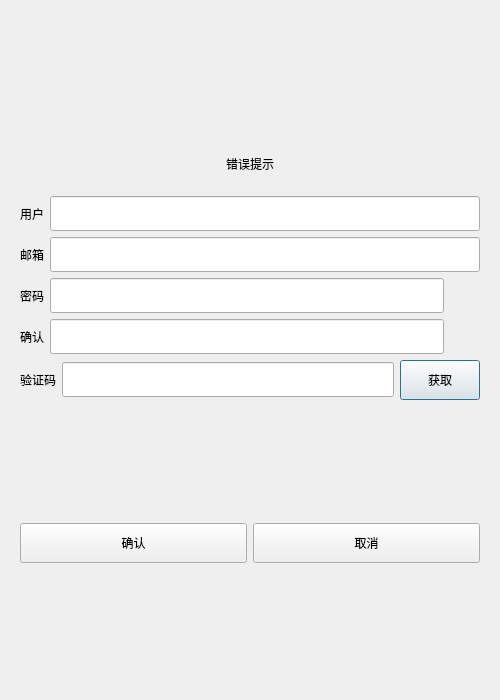
<?xml version="1.0" encoding="UTF-8"?>
<ui version="4.0">
 <class>RegisterDialog</class>
 <widget class="QDialog" name="RegisterDialog">
  <property name="geometry">
   <rect>
    <x>0</x>
    <y>0</y>
    <width>500</width>
    <height>700</height>
   </rect>
  </property>
  <property name="minimumSize">
   <size>
    <width>500</width>
    <height>700</height>
   </size>
  </property>
  <property name="maximumSize">
   <size>
    <width>500</width>
    <height>700</height>
   </size>
  </property>
  <property name="windowTitle">
   <string>Dialog</string>
  </property>
  <layout class="QVBoxLayout" name="verticalLayout_2">
   <item>
    <layout class="QVBoxLayout" name="verticalLayout">
     <item>
      <widget class="QStackedWidget" name="stackedWidget">
       <property name="currentIndex">
        <number>0</number>
       </property>
       <widget class="QWidget" name="page">
        <layout class="QVBoxLayout" name="verticalLayout_3">
         <item>
          <spacer name="verticalSpacer">
           <property name="orientation">
            <enum>Qt::Vertical</enum>
           </property>
           <property name="sizeHint" stdset="0">
            <size>
             <width>20</width>
             <height>40</height>
            </size>
           </property>
          </spacer>
         </item>
         <item>
          <widget class="QWidget" name="widget" native="true">
           <layout class="QVBoxLayout" name="verticalLayout_4">
            <item>
             <widget class="QLabel" name="err_tip">
              <property name="minimumSize">
               <size>
                <width>0</width>
                <height>35</height>
               </size>
              </property>
              <property name="maximumSize">
               <size>
                <width>16777215</width>
                <height>35</height>
               </size>
              </property>
              <property name="text">
               <string>错误提示</string>
              </property>
              <property name="alignment">
               <set>Qt::AlignCenter</set>
              </property>
             </widget>
            </item>
           </layout>
          </widget>
         </item>
         <item>
          <layout class="QHBoxLayout" name="horizontalLayout">
           <item>
            <widget class="QLabel" name="user_label">
             <property name="minimumSize">
              <size>
               <width>0</width>
               <height>35</height>
              </size>
             </property>
             <property name="maximumSize">
              <size>
               <width>16777215</width>
               <height>35</height>
              </size>
             </property>
             <property name="text">
              <string>用户</string>
             </property>
            </widget>
           </item>
           <item>
            <widget class="QLineEdit" name="user_edit">
             <property name="minimumSize">
              <size>
               <width>0</width>
               <height>35</height>
              </size>
             </property>
             <property name="maximumSize">
              <size>
               <width>16777215</width>
               <height>35</height>
              </size>
             </property>
            </widget>
           </item>
          </layout>
         </item>
         <item>
          <layout class="QHBoxLayout" name="horizontalLayout_3">
           <item>
            <widget class="QLabel" name="email_label">
             <property name="minimumSize">
              <size>
               <width>0</width>
               <height>35</height>
              </size>
             </property>
             <property name="maximumSize">
              <size>
               <width>16777215</width>
               <height>35</height>
              </size>
             </property>
             <property name="text">
              <string>邮箱</string>
             </property>
            </widget>
           </item>
           <item>
            <widget class="QLineEdit" name="email_edit">
             <property name="minimumSize">
              <size>
               <width>0</width>
               <height>35</height>
              </size>
             </property>
             <property name="maximumSize">
              <size>
               <width>16777215</width>
               <height>35</height>
              </size>
             </property>
            </widget>
           </item>
          </layout>
         </item>
         <item>
          <layout class="QHBoxLayout" name="horizontalLayout_4">
           <item>
            <widget class="QLabel" name="pass_label">
             <property name="minimumSize">
              <size>
               <width>0</width>
               <height>35</height>
              </size>
             </property>
             <property name="maximumSize">
              <size>
               <width>16777215</width>
               <height>35</height>
              </size>
             </property>
             <property name="text">
              <string>密码</string>
             </property>
            </widget>
           </item>
           <item>
            <widget class="QLineEdit" name="pass_edit">
             <property name="minimumSize">
              <size>
               <width>0</width>
               <height>35</height>
              </size>
             </property>
             <property name="maximumSize">
              <size>
               <width>16777215</width>
               <height>35</height>
              </size>
             </property>
            </widget>
           </item>
           <item>
            <widget class="ClickedLabel" name="pass_visible">
             <property name="minimumSize">
              <size>
               <width>30</width>
               <height>30</height>
              </size>
             </property>
             <property name="maximumSize">
              <size>
               <width>30</width>
               <height>30</height>
              </size>
             </property>
             <property name="text">
              <string/>
             </property>
            </widget>
           </item>
          </layout>
         </item>
         <item>
          <layout class="QHBoxLayout" name="horizontalLayout_5">
           <item>
            <widget class="QLabel" name="confirm_label">
             <property name="minimumSize">
              <size>
               <width>0</width>
               <height>35</height>
              </size>
             </property>
             <property name="maximumSize">
              <size>
               <width>16777215</width>
               <height>35</height>
              </size>
             </property>
             <property name="text">
              <string>确认</string>
             </property>
            </widget>
           </item>
           <item>
            <widget class="QLineEdit" name="confirm_edit">
             <property name="minimumSize">
              <size>
               <width>0</width>
               <height>35</height>
              </size>
             </property>
             <property name="maximumSize">
              <size>
               <width>16777215</width>
               <height>35</height>
              </size>
             </property>
            </widget>
           </item>
           <item>
            <widget class="ClickedLabel" name="confirm_visible">
             <property name="minimumSize">
              <size>
               <width>30</width>
               <height>30</height>
              </size>
             </property>
             <property name="maximumSize">
              <size>
               <width>30</width>
               <height>30</height>
              </size>
             </property>
             <property name="text">
              <string/>
             </property>
            </widget>
           </item>
          </layout>
         </item>
         <item>
          <layout class="QHBoxLayout" name="horizontalLayout_6">
           <item>
            <widget class="QLabel" name="varify_label">
             <property name="minimumSize">
              <size>
               <width>0</width>
               <height>35</height>
              </size>
             </property>
             <property name="maximumSize">
              <size>
               <width>16777215</width>
               <height>35</height>
              </size>
             </property>
             <property name="text">
              <string>验证码</string>
             </property>
            </widget>
           </item>
           <item>
            <widget class="QLineEdit" name="varify_edit">
             <property name="minimumSize">
              <size>
               <width>0</width>
               <height>35</height>
              </size>
             </property>
             <property name="maximumSize">
              <size>
               <width>16777215</width>
               <height>35</height>
              </size>
             </property>
            </widget>
           </item>
           <item>
            <widget class="TimerBtn" name="get_code">
             <property name="minimumSize">
              <size>
               <width>0</width>
               <height>40</height>
              </size>
             </property>
             <property name="maximumSize">
              <size>
               <width>16777215</width>
               <height>40</height>
              </size>
             </property>
             <property name="text">
              <string>获取</string>
             </property>
            </widget>
           </item>
          </layout>
         </item>
         <item>
          <spacer name="verticalSpacer_2">
           <property name="orientation">
            <enum>Qt::Vertical</enum>
           </property>
           <property name="sizeHint" stdset="0">
            <size>
             <width>20</width>
             <height>40</height>
            </size>
           </property>
          </spacer>
         </item>
         <item>
          <layout class="QHBoxLayout" name="horizontalLayout_7">
           <item>
            <widget class="QPushButton" name="sure_btn">
             <property name="minimumSize">
              <size>
               <width>0</width>
               <height>40</height>
              </size>
             </property>
             <property name="maximumSize">
              <size>
               <width>16777215</width>
               <height>40</height>
              </size>
             </property>
             <property name="text">
              <string>确认</string>
             </property>
            </widget>
           </item>
           <item>
            <widget class="QPushButton" name="cancel_btn">
             <property name="minimumSize">
              <size>
               <width>0</width>
               <height>40</height>
              </size>
             </property>
             <property name="maximumSize">
              <size>
               <width>16777215</width>
               <height>40</height>
              </size>
             </property>
             <property name="text">
              <string>取消</string>
             </property>
            </widget>
           </item>
          </layout>
         </item>
         <item>
          <spacer name="verticalSpacer_3">
           <property name="orientation">
            <enum>Qt::Vertical</enum>
           </property>
           <property name="sizeHint" stdset="0">
            <size>
             <width>20</width>
             <height>40</height>
            </size>
           </property>
          </spacer>
         </item>
        </layout>
       </widget>
       <widget class="QWidget" name="page_2">
        <layout class="QVBoxLayout" name="verticalLayout_5">
         <item>
          <spacer name="verticalSpacer_4">
           <property name="orientation">
            <enum>Qt::Vertical</enum>
           </property>
           <property name="sizeHint" stdset="0">
            <size>
             <width>20</width>
             <height>40</height>
            </size>
           </property>
          </spacer>
         </item>
         <item>
          <widget class="QLabel" name="tip_lb">
           <property name="text">
            <string>注册成功，5s后返回登录界面</string>
           </property>
           <property name="alignment">
            <set>Qt::AlignCenter</set>
           </property>
          </widget>
         </item>
         <item>
          <widget class="QLabel" name="tip2_lb">
           <property name="text">
            <string>可点击返回按钮直接返回登录界面</string>
           </property>
           <property name="alignment">
            <set>Qt::AlignCenter</set>
           </property>
          </widget>
         </item>
         <item>
          <spacer name="verticalSpacer_5">
           <property name="orientation">
            <enum>Qt::Vertical</enum>
           </property>
           <property name="sizeHint" stdset="0">
            <size>
             <width>20</width>
             <height>40</height>
            </size>
           </property>
          </spacer>
         </item>
         <item>
          <widget class="QWidget" name="widget_2" native="true">
           <layout class="QHBoxLayout" name="horizontalLayout_2">
            <item>
             <spacer name="horizontalSpacer">
              <property name="orientation">
               <enum>Qt::Horizontal</enum>
              </property>
              <property name="sizeHint" stdset="0">
               <size>
                <width>40</width>
                <height>20</height>
               </size>
              </property>
             </spacer>
            </item>
            <item>
             <widget class="QPushButton" name="return_btn">
              <property name="minimumSize">
               <size>
                <width>120</width>
                <height>35</height>
               </size>
              </property>
              <property name="maximumSize">
               <size>
                <width>16777215</width>
                <height>35</height>
               </size>
              </property>
              <property name="text">
               <string>返回登录</string>
              </property>
             </widget>
            </item>
            <item>
             <spacer name="horizontalSpacer_2">
              <property name="orientation">
               <enum>Qt::Horizontal</enum>
              </property>
              <property name="sizeHint" stdset="0">
               <size>
                <width>40</width>
                <height>20</height>
               </size>
              </property>
             </spacer>
            </item>
           </layout>
          </widget>
         </item>
         <item>
          <spacer name="verticalSpacer_6">
           <property name="orientation">
            <enum>Qt::Vertical</enum>
           </property>
           <property name="sizeHint" stdset="0">
            <size>
             <width>20</width>
             <height>40</height>
            </size>
           </property>
          </spacer>
         </item>
        </layout>
       </widget>
      </widget>
     </item>
    </layout>
   </item>
  </layout>
 </widget>
 <customwidgets>
  <customwidget>
   <class>ClickedLabel</class>
   <extends>QLabel</extends>
   <header>clickedlabel.h</header>
  </customwidget>
  <customwidget>
   <class>TimerBtn</class>
   <extends>QPushButton</extends>
   <header>timerbtn.h</header>
  </customwidget>
 </customwidgets>
 <resources/>
 <connections/>
</ui>
